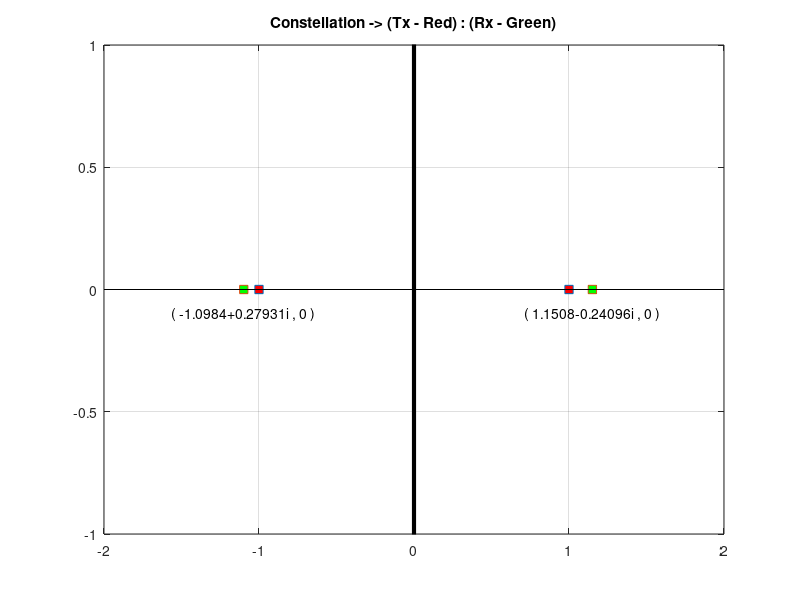
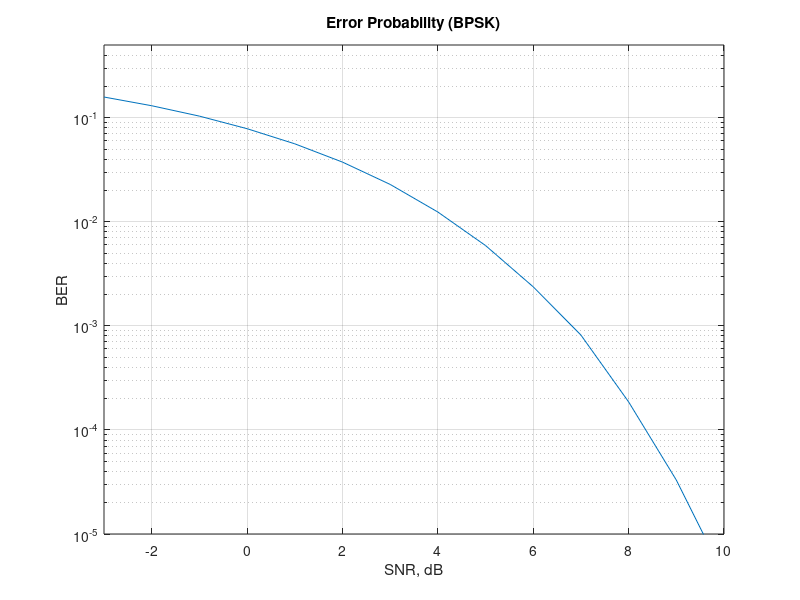

These charts were generated, in order, by the following MATLAB code:
clc;
clear;

N = 10^6;              % Number of symbols to transmit.
SNR_dB = -3:10;        % SNR in dB.

%% Generate random symbols and modulate using BPSK.

Data_Tx = rand(1,N) > 0.5;     % Generate N random 0's and 1's.
BPSK_Tx = 2*Data_Tx - 1;       % Modulate using BPSK ( -1 for 0 and 1 for 1 ). 

%% Draw Constellation for Tx.

dataIndicesX = zeros(1,2);

n = find(Data_Tx == 0);
dataIndices(1) = n(1);

n = find(Data_Tx == 1);
dataIndices(2) = n(1);

dataValues = zeros(1,2);

for n = 1:2
    dataValues(n) = BPSK_Tx(dataIndices(n));
end

h = stem(dataValues,[0 0]);
title('Constellation -> (Tx - Red) : (Rx - Green)');
set(h,'LineStyle','none');
set(h,'Marker','square');
set(h,'MarkerFaceColor','red');

set(h,'BaseValue',-2);
line([0 0], [-2 2], 'LineWidth',3, 'Color' , 'k');

axis([-2 2 -1 1]);
grid on;

%% Receive signal, demodulate and find BER.
     
BER = zeros(1,length(SNR_dB));

% Gaussian Noise with 0dB variance.
GN = 1/sqrt(2) * (randn(1,N) + 1i*randn(1,N));
 
for n = 1 : length(SNR_dB)
   
    AWGN = 1 / 10^(SNR_dB(n)/20) * GN;
    
    % Received Signal.
    BPSK_Rx = BPSK_Tx + AWGN;

    % Demodulated signal.
    Data_Rx = real(BPSK_Rx) > 0;
    Data_Rx(Data_Rx <= 0) = 0;
    Data_Rx(Data_Rx > 0) = 1;
  
    % Count Error Bits.
    Error_Bits = Data_Tx - Data_Rx;
    BER(n) = length(find(Error_Bits)) / N;

end

%% Draw Constellation for Rx.

hold on

for n = 1:2
    dataValues(n) = BPSK_Rx(dataIndices(n));
end

h = stem(dataValues,[0 0]);
set(h,'LineStyle','none');
set(h,'Marker','square');
set(h,'MarkerFaceColor','green');

Xd = get(h, 'XData');
Yd = get(h, 'YData');

for K = 1 : length(Xd)
    text(Xd(K), -0.1, ['( ' num2str(Xd(K)) ' , ' num2str(Yd(K)) ' )'] , 'HorizontalAlignment', 'center');
end

hold off

%% Draw BER.

figure;
semilogy(SNR_dB,BER);
axis([-3 10 10^-5 0.5])
grid on
xlabel('SNR, dB');
ylabel('BER');
title('Error Probability (BPSK)');
